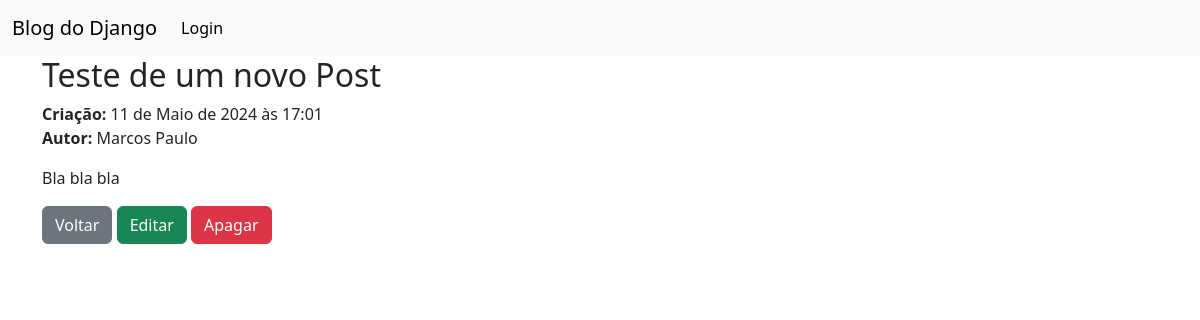
Screenshot of /post/7/ with the database file from the repository.
### blog/models.py (models this page shows, shortened)
class Post(models.Model):
    title = models.CharField(max_length=150)
    date = models.DateTimeField(auto_now=True)
    author = models.ForeignKey(
        settings.AUTH_USER_MODEL,
        on_delete=models.CASCADE,
    )
    content = models.TextField()

### blog/views.py (the view)
# urls.py: path('post/<int:pk>/', BlogDetailView.as_view(), name='post_detail'),
class BlogDetailView(DetailView):
    model = Post
    template_name = 'post_detail.html'

### templates/post_detail.html
{% extends "base.html" %}
{% block content %}
    <h2>{{post.title}}</h2>
    <p><b>Criação:</b> {{post.date}}<br/>
    <b>Autor:</b> {{post.author.first_name}}</p>
    <p>{{post.content}}</p>
    <p><a class="btn btn-secondary" href="{% url 'home' %}" role="button">Voltar</a>
       <a class="btn btn-success" href="{% url 'post_update' post.pk %}" role="button">Editar</a>
       <a class="btn btn-danger" href="{% url 'post_delete' post.pk %}" role="button">Apagar</a>
    </p>
{% endblock content %}

### rows the page displays
Post: title "Teste de um novo Post", date "11 de Maio de 2024 às 17:01", author.first_name "Marcos Paulo", content "Bla bla bla"
